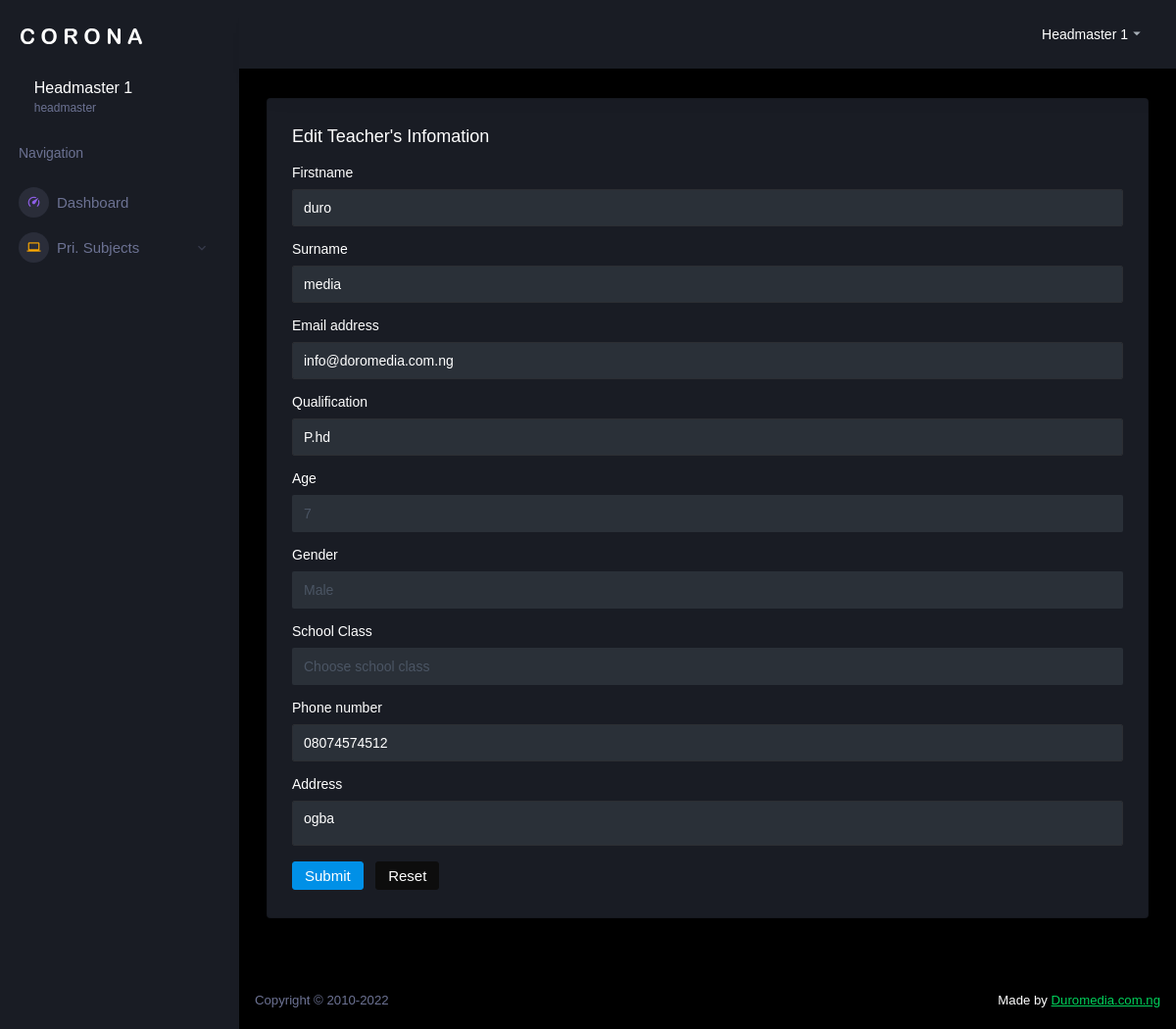
The app's page /arahman/admin/edit-teacher-data.php?id=3 (signed in) with its own data.
### tables this page shows
CREATE TABLE `primary_teachers` (
  `primary_teacher_id` int(11) NOT NULL,
  `primary_teacher_active` int(1) NOT NULL DEFAULT '1',
  `primary_teacher_class_id` varchar(15) NOT NULL,
  `primary_teacher_firstname` varchar(30) NOT NULL,
  `primary_teacher_surname` varchar(30) NOT NULL,
  `primary_teacher_email` varchar(255) NOT NULL,
  `primary_teacher_password` varchar(255) NOT NULL,
  `primary_teacher_sex` varchar(6) NOT NULL,
  `primary_teacher_age` int(2) NOT NULL,
  `primary_teacher_phone` varchar(11) NOT NULL,
  `primary_teacher_qualification` varchar(30) NOT NULL,
  `primary_teacher_address` varchar(255) NOT NULL,
  `primary_teacher_image` varchar(255) NOT NULL,
  `primary_teacher_cookie` varchar(255) NOT NULL,
  `primary_teacher_timestamp` timestamp NOT NULL DEFAULT CURRENT_TIMESTAMP
);

### arahman/admin/edit-teacher-data.php (the view, shortened to what this page needs)
<?php
require_once ('../../incs-arahman/gen_serv_con.php');
?>
<?php
$query = mysqli_query($connect, "SELECT primary_teacher_class_id, primary_teacher_firstname, primary_teacher_surname,	primary_teacher_email, primary_teacher_sex, primary_teacher_age, primary_teacher_phone, primary_teacher_qualification, primary_teacher_address FROM primary_teachers WHERE primary_teacher_id  = '".mysqli_real_escape_string ($connect, $_GET['id'])."'") or die(db_conn_error);
if (mysqli_affected_rows($connect) == 1){
while ($row = mysqli_fetch_array($query)) {
	$pri_firstname = $row['primary_teacher_firstname'];
	$pri_surname = $row['primary_teacher_surname'];
    $pri_email = $row['primary_teacher_email'];
	$pri_gender = $row['primary_teacher_sex'];
	$pri_age = $row['primary_teacher_age'];
    $pri_phone = $row['primary_teacher_phone'];
    $pri_qualification = $row['primary_teacher_qualification'];
	$pri_address = $row['primary_teacher_address'];
	}
}
?>
 <?php require_once ('../../incs-arahman/dashboard.php');?>
        <div class="main-panel">
          <div class="content-wrapper">
          <div class="row">
             <div class="col-12 grid-margin stretch-card">
                <div class="card">
                  <div class="card-body">
                    <h4 class="card-title">Edit teacher's infomation</h4>
                     <form class="forms-sample" method="POST" action="">
                      <div class="form-group">
                        <label for="exampleInputName1">Firstname</label>
                        <input type="text" class="form-control" id="exampleInputName1" placeholder="Firstname" value="<?php if(!isset($_POST['firstname'])){echo $pri_firstname;}else{echo $_POST['firstname'];}?>" name="firstname">
                      </div>
                      <div class="form-group">
                        <label for="exampleInputName2">Surname</label>
                        <input type="text" class="form-control" id="exampleInputName2" placeholder="Surname" value="<?php if(!isset($_POST['surname'])){echo $pri_surname;}else{echo $_POST['surname'];}?>" name="surname">
                      </div>
                      <div class="form-group">
                        <label for="exampleInputemail">Email address</label>
                        <input type="text" class="form-control" id="exampleInputemail" placeholder="Email address" value="<?php if(!isset($_POST['email'])){echo $pri_email;}else{echo $_POST['email'];}?>" name="email">
                      </div>
                      <div class="form-group">
                        <label for="exampleInputqual">Qualification</label>
                        <input type="text" class="form-control" id="exampleInputqual" placeholder="Qualification" value="<?php if(!isset($_POST['qualification'])){echo $pri_qualification;}else{echo $_POST['qualification'];}?>" name="qualification">
                      </div>
                      <div class="form-group">
                        <label for="exampleSelectage">Age</label>
                        <select class="form-control" id="exampleSelectage" name="age">
                         <?php
                        $age_range = array(1, 2, 3, 4, 5, 6, 7, 8);
                        foreach($age_range as $as_age){
                            if(!isset ($_POST['age'])){
                                $editsel = ($as_age==$pri_age)?"Selected='selected'":"";
                                }else{
                                $editsel = ($as_age==$_POST['age'])?"Selected='selected'":"";
                                }
                                echo "<option $editsel>$as_age</option>";
                        }
                        ?>
                        </select>
                      </div>
                      <div class="form-group">
                        <label for="exampleSelectGender">Gender</label>
                        <select class="form-control" id="exampleSelectGender" name="gender">
                       <?php
                        $gender_range = array('Male', 'Female');
                        foreach($gender_range as $as_gender){
                            if(!isset ($_POST['gender'])){
                                $editsel_gender = ($as_gender==$pri_gender)?"Selected='selected'":"";
                                }else{
                                $editsel_gender = ($as_gender==$_POST['gender'])?"Selected='selected'":"";
                                }
                                echo "<option $editsel_gender>$as_gender</option>";
                        }
                        ?>
                        </select>
                      </div>
                      <div class="form-group">
                        <label for="exampleSelectpri_class">School Class</label>
                        <select class="form-control" id="exampleSelectpri_class" name="class">
                       <?php
                        echo "<option>Choose school class</option>";
                        ?>
                        </select>
                      </div>
                      <div class="form-group">
                        <label for="phone">Phone number</label>
                        <input type="text" class="form-control" id="phone" placeholder="Phone number" value="<?php if(!isset($_POST['phone'])){echo $pri_phone;}else{echo $_POST['phone'];}?>" name="phone">
                      </div>
                      <div class="form-group">
                        <label for="exampleTextarea1">Address</label>
                        <textarea class="form-control" id="address" rows="4" name="address"><?php if(!isset($_POST['address'])){echo $pri_address;}else{echo $_POST['address'];}?></textarea>
                      </div>
                      <button type="submit" class="btn btn-primary me-2" name="submit_info">Submit</button>
                      <button type="reset" class="btn btn-dark me-2" name="submit_info">Reset</button>
                    </form>
                  </div>
                </div>
              </div>
            </div>
           <?php require_once ('../../incs-arahman/dashboard-footer.php'); ?>

### records on screen
primary_teachers: firstname "duro", surname "media", email "info@doromedia.com.ng", qualification "P.hd", phone "08074574512", address "ogba"

### other values on screen
$_SESSION['admin_firstname'] "Headmaster"
$_SESSION['admin_surname'] "1"
$_SESSION['admin_type'] "headmaster"
form field age "7"
form field gender "Male"
